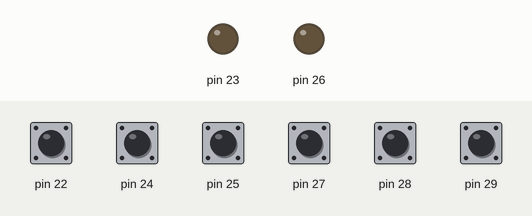
Recording of a sketch running on a simulated Arduino Mega 2560, built with avr-gcc and run on an emulated ATmega2560. Shown: output pins drawn as LEDs (lit = HIGH). Inputs (shaded band) come from the test bench; at power-on: pin 22, pin 24, pin 25, pin 27–29 HIGH.

Above: at 1.2 s.
1.3 s: pin 22 pulled LOW for 0.15 s
At 1.37 s:
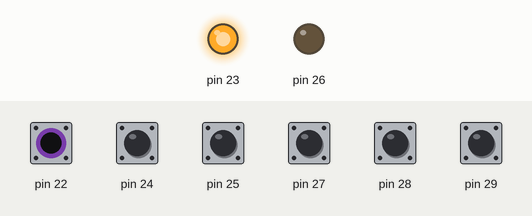
2.9 s: pin 25 pulled LOW for 0.15 s
At 2.97 s:
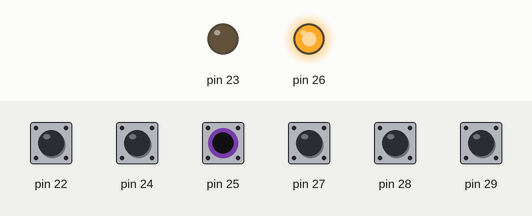
4.5 s: pin 22 driven LOW and pin 25 driven LOW
At 5.7 s:
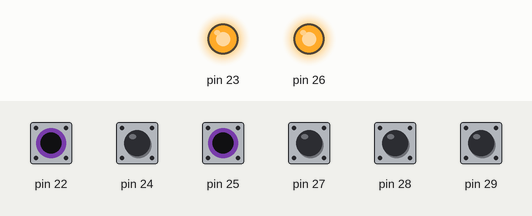
6.0 s: pin 22 driven HIGH
At 6.8 s:
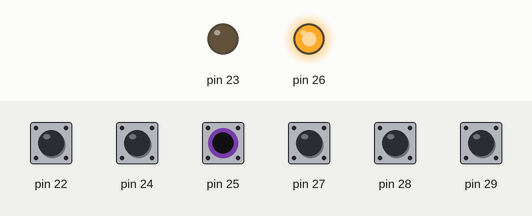
7.5 s: pin 22 driven LOW
At 7.9 s:
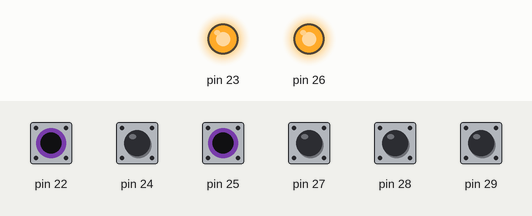
Timing chart, 0 to 10.0 s (numbered marks = the images above; inputs shaded):
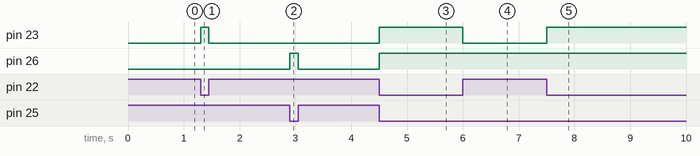

The sketch:

Q14_.ino
```cpp
void setup()
{
  DDRA  = 0b00010010;
  PORTA = (~DDRA) & 0xFF;
}

void loop()
{
  PORTA = (PORTA & ~((1 << PA1) | (1 << PA4))) | (((PINA ^ (PINA >> 2)) & 1) << PA1) | ((((PINA >> 3) ^ (PINA >> 5)) & 1) << PA4);
}
```

Measured:
- after the input at 1.3 s, pin 23: LOW → HIGH at once, → LOW 0.15 s later
- after the input at 2.9 s, pin 26: LOW → HIGH at once, → LOW 0.15 s later
- after the input at 4.5 s, pin 23, pin 26: LOW → HIGH at once
- after the input at 6.0 s, pin 23: HIGH → LOW at once
- after the input at 7.5 s, pin 23: LOW → HIGH at once
